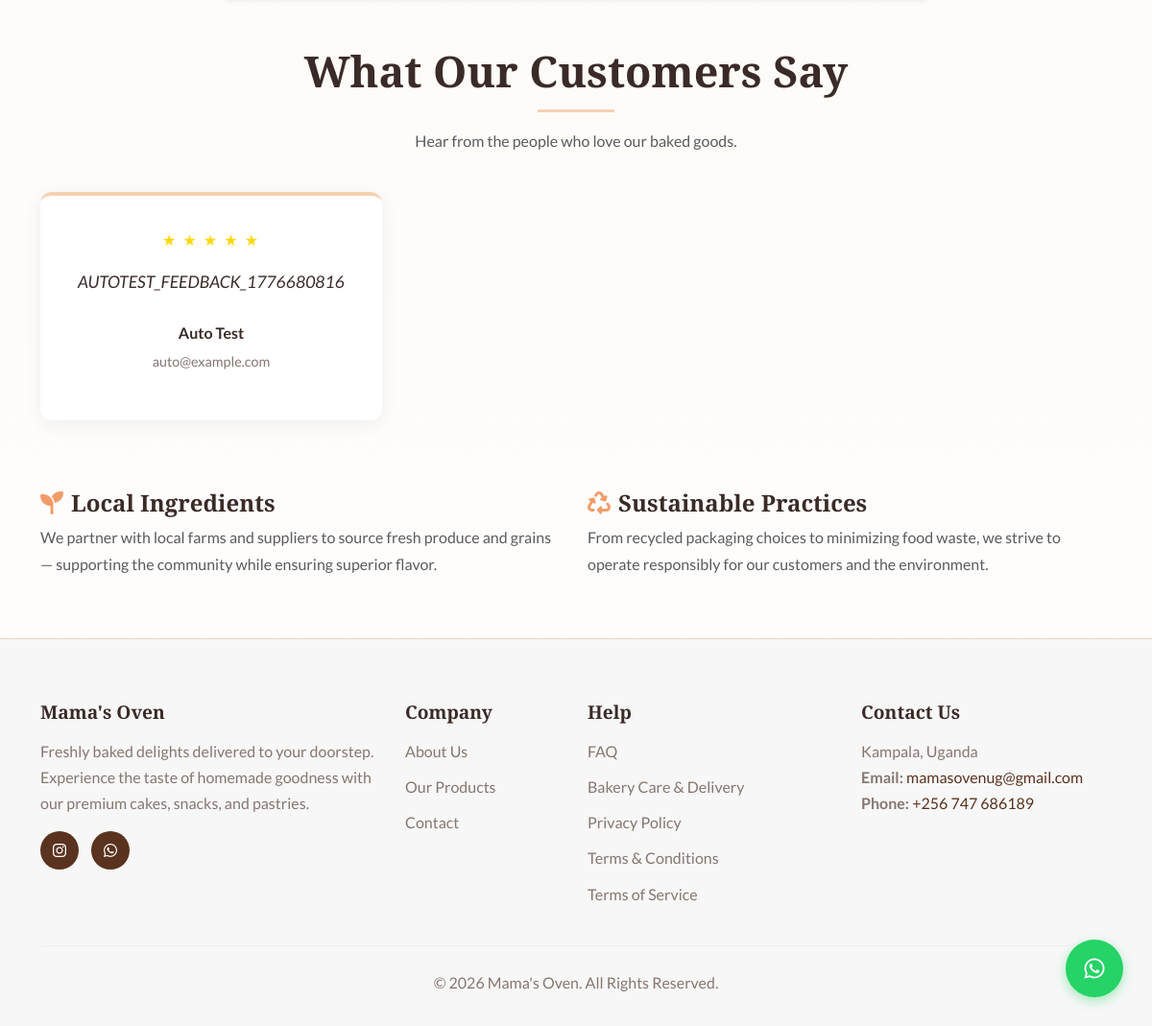
The page /about.php (lower part) on the database as committed earlier.
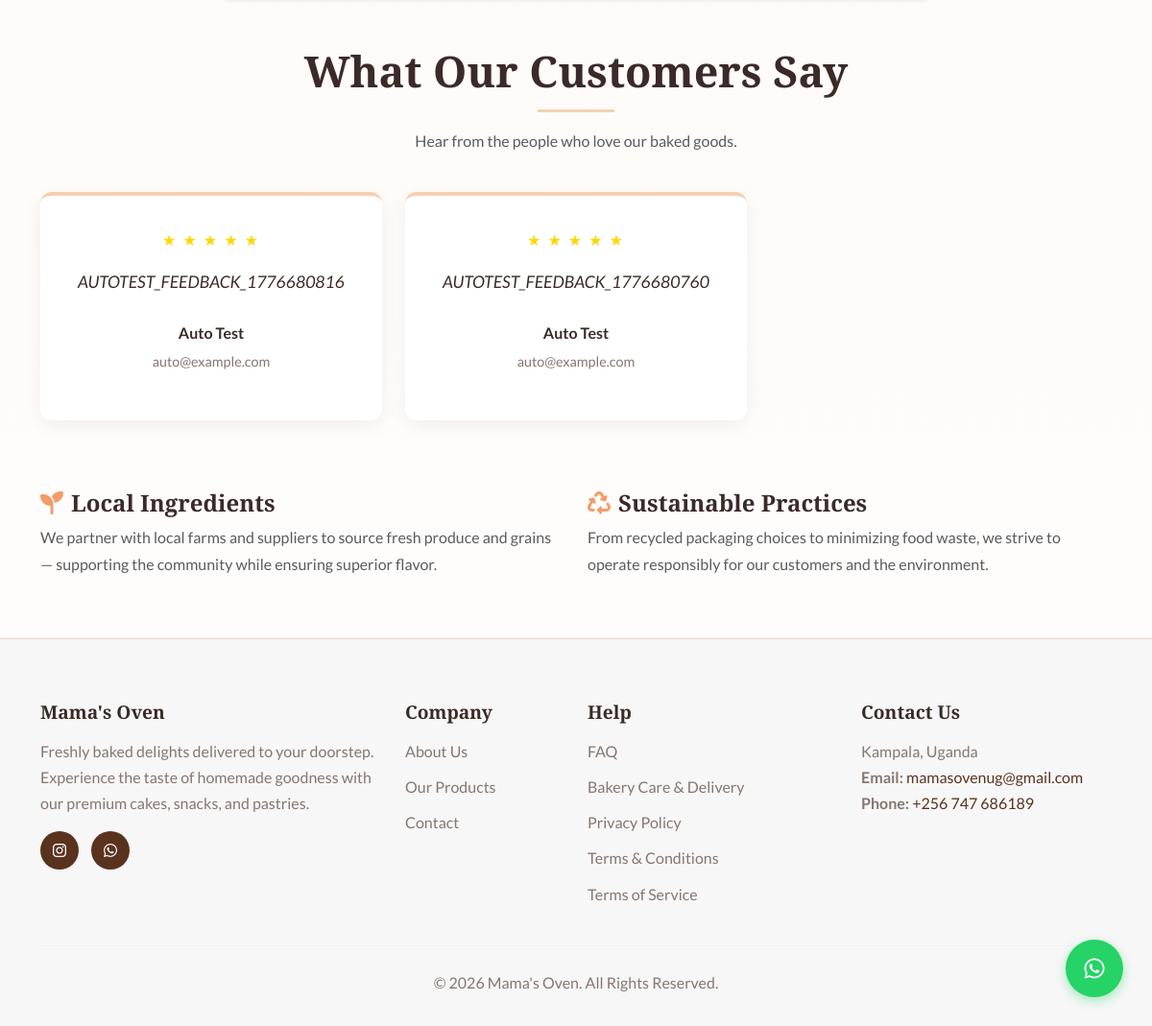
The same page on the database as committed later.
### tables this page shows
CREATE TABLE `testimonials` (
  `id` int(11) NOT NULL AUTO_INCREMENT,
  `user_id` int(11) DEFAULT NULL,
  `name` varchar(100) NOT NULL,
  `email` varchar(100) DEFAULT NULL,
  `message` text NOT NULL,
  `rating` int(1) NOT NULL CHECK (`rating` >= 1 and `rating` <= 5),
  `status` enum('pending','approved','rejected') DEFAULT 'pending',
  `created_at` timestamp NULL DEFAULT current_timestamp(),
  PRIMARY KEY (`id`),
  KEY `user_id` (`user_id`),
  KEY `status` (`status`),
  CONSTRAINT `testimonials_ibfk_1` FOREIGN KEY (`user_id`) REFERENCES `users` (`id`) ON DELETE SET NULL
);

### about.php (the view, shortened to what this page needs)
<?php
require_once __DIR__ . '/includes/header.php';
try {
    $testimonials_stmt = $pdo->prepare("
        SELECT * FROM testimonials
        WHERE status = 'approved'
        ORDER BY created_at DESC
        LIMIT 6
    ");
    $testimonials_stmt->execute();
    $testimonials = $testimonials_stmt->fetchAll();
} catch (PDOException $e) {
    $testimonials = [];
}
?>
<div class="container my-5">
    <?php if (!empty($testimonials)): ?>
    <div class="row mt-5">
        <div class="col-12 text-center mb-4">
            <h3 class="section-title">What Our Customers Say</h3>
            <p class="text-muted">Hear from the people who love our baked goods.</p>
        </div>
    </div>
    <div class="row">
        <?php foreach ($testimonials as $testimonial): ?>
        <div class="col-md-6 col-lg-4 mb-4">
            <div class="testimonial-card">
                <div class="mb-3">
                    <div class="stars">
                        <?php for ($i = 0; $i < $testimonial['rating']; $i++): ?>
                            ★
                        <?php endfor; ?>
                    </div>
                </div>
                <p class="testimonial-text"><?php echo htmlspecialchars($testimonial['message']); ?></p>
                <p class="testimonial-author"><?php echo htmlspecialchars($testimonial['name']); ?></p>
                <?php if (!empty($testimonial['email'])): ?>
                    <p class="testimonial-role"><?php echo htmlspecialchars($testimonial['email']); ?></p>
                <?php endif; ?>
            </div>
        </div>
        <?php endforeach; ?>
    </div>
    <?php endif; ?>
    <div class="row mt-5">
        <div class="col-md-6">
            <h4><i class="fas fa-seedling me-2" style="color:#F39C6A;"></i>Local Ingredients</h4>
            <p class="text-muted">We partner with local farms and suppliers to source fresh produce and grains — supporting the community while ensuring superior flavor.</p>
        </div>
        <div class="col-md-6">
            <h4><i class="fas fa-recycle me-2" style="color:#F39C6A;"></i>Sustainable Practices</h4>
            <p class="text-muted">From recycled packaging choices to minimizing food waste, we strive to operate responsibly for our customers and the environment.</p>
        </div>
    </div>
</div>
<?php require_once __DIR__ . '/includes/footer.php'; ?>

Rows that differ between the two databases and show on the page:
now on this page (row edited): testimonials: rating 5 (drawn), message "AUTOTEST_FEEDBACK_1776680760", name "Auto Test", email "auto@example.com"
